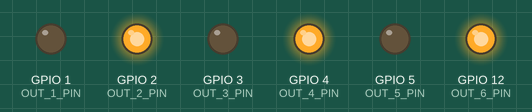
This sketch was run on a simulated ESP32. On the bench: output pins drawn as LEDs (lit = HIGH).

Above: at 0.5 s.
At 3.5 s:
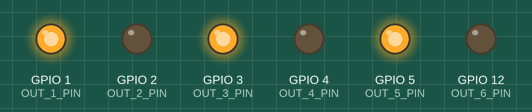
Timing chart, 0 to 4.6 s (numbered marks = the images above):
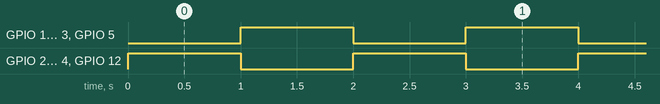

The sketch:

ESP32_OPEN_PLC_CARRIER_TEST.ino
```cpp
/*
 * Mar 2026
 * menymp
 * simple pin test for open plc esp32 carrier
*/

// N.O. Relay outputs
#define OUT_1_PIN       1 // Shared with UART0 TX
#define OUT_2_PIN       2
#define OUT_3_PIN       3 // Shared with UART0 RX
#define OUT_4_PIN       4
#define OUT_5_PIN       5
#define OUT_6_PIN       12

// OPTOCOUPLED 12 / 24 v Inputs
#define IN_1_PIN        17
#define IN_2_PIN        18
#define IN_3_PIN        19
#define IN_4_PIN        21
#define IN_5_PIN        22
#define IN_6_PIN        23


void setup() {
  // initialize the LED pin as an output:
   /* OUTPUT SETUP */
  pinMode(OUT_1_PIN, OUTPUT);
  pinMode(OUT_2_PIN, OUTPUT);
  pinMode(OUT_3_PIN, OUTPUT);
  pinMode(OUT_4_PIN, OUTPUT);
  pinMode(OUT_5_PIN, OUTPUT);
  pinMode(OUT_6_PIN, OUTPUT);
  /* OUTPUT INITIAL STATES */
  digitalWrite(OUT_1_PIN, 0);
  digitalWrite(OUT_2_PIN, 0);
  digitalWrite(OUT_3_PIN, 0);
  digitalWrite(OUT_4_PIN, 0);
  digitalWrite(OUT_5_PIN, 0);
  digitalWrite(OUT_6_PIN, 0);

  /* INPUT SETUP */
  pinMode(IN_1_PIN, INPUT_PULLUP);
  pinMode(IN_2_PIN, INPUT_PULLUP);
  pinMode(IN_3_PIN, INPUT_PULLUP);
  pinMode(IN_4_PIN, INPUT_PULLUP);
  pinMode(IN_5_PIN, INPUT_PULLUP);
  pinMode(IN_6_PIN, INPUT_PULLUP);
}

void loop() {
  digitalWrite(OUT_1_PIN, 0);
  digitalWrite(OUT_2_PIN, 1);
  digitalWrite(OUT_3_PIN, 0);
  digitalWrite(OUT_4_PIN, 1);
  digitalWrite(OUT_5_PIN, 0);
  digitalWrite(OUT_6_PIN, 1);
  delay(1000);
  digitalWrite(OUT_1_PIN, 1);
  digitalWrite(OUT_2_PIN, 0);
  digitalWrite(OUT_3_PIN, 1);
  digitalWrite(OUT_4_PIN, 0);
  digitalWrite(OUT_5_PIN, 1);
  digitalWrite(OUT_6_PIN, 0);
  delay(1000);
}
```

Measured:
- by itself, GPIO 1 (OUT_1_PIN), GPIO 2 (OUT_2_PIN), GPIO 3 (OUT_3_PIN), GPIO 4 (OUT_4_PIN), GPIO 5 (OUT_5_PIN), GPIO 12 (OUT_6_PIN): alternates HIGH for 1.0 s and LOW for 1.0 s
